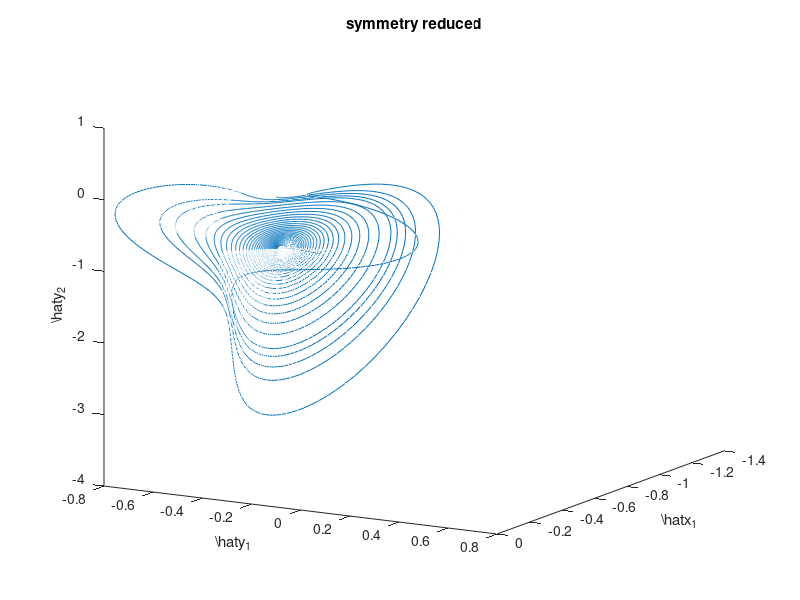

MATLAB code to generate this figure:
clear
hold off;
clc

load('movingframes.mat');

figure(1)

plot3(xhat(1,:),xhat(3,:),xhat(4,:))
view(120,15)

xlabel('\hat{x}_1')
ylabel('\hat{y}_1')
zlabel('\hat{y}_2')
title('symmetry reduced')

%subplot(2,2,1)

%plot3(xhat(1,:),xhat(2,:),xhat(3,:))
%view(120,15)

%xlabel('\hat{x}_1')
%ylabel('\hat{x}_2')
%zlabel('\hat{y}_1')

%subplot(2,2,2)

%plot3(xhat(1,:),xhat(3,:),xhat(4,:))
%view(120,15)

%xlabel('\hat{x}_1')
%ylabel('\hat{y}_1')
%zlabel('\hat{y}_2')

%subplot(2,2,3)

%plot3(xhat(3,:),xhat(4,:),xhat(2,:))
%view(120,15)

%xlabel('\hat{y}_1')
%ylabel('\hat{y}_2')
%zlabel('\hat{x}_2')

%subplot(2,2,4)

%plot3(xhat(4,:),xhat(2,:),xhat(1,:))
%view(120,15)

%xlabel('\hat{y}_2')
%ylabel('\hat{x}_2')
%zlabel('\hat{x}_1')
